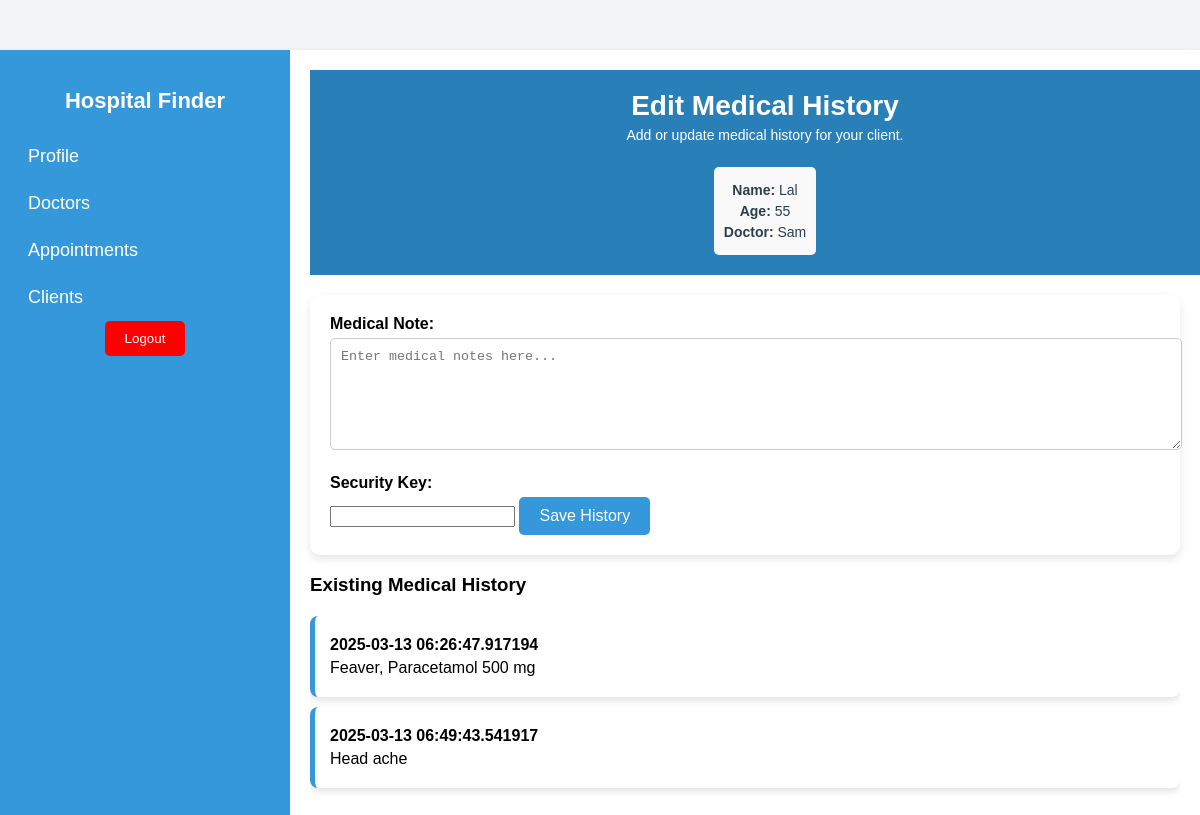
The app's page /hospital/appointments/edit_history/1 (signed in) with its own data.
### app/models.py (models this page shows, shortened)
class Client(db.Model):
    id = db.Column(db.Integer, primary_key=True)
    name = db.Column(db.String(100), nullable=False)
    age = db.Column(db.Integer, nullable=False)
    address = db.Column(db.String(250), nullable=False)
    user_id = db.Column(db.Integer, db.ForeignKey('user.id'), nullable=False)
    user = db.relationship('User', backref=db.backref('client_details', lazy=True))

class Doctor(db.Model):
    id = db.Column(db.Integer, primary_key=True)
    name = db.Column(db.String(100), nullable=False)
    specialty = db.Column(db.String(100), nullable=False)
    availability = db.Column(db.String(200), nullable=False)  # Availability in a JSON string or simple format
    security_key = db.Column(db.String(200), nullable=False)  # New field for security key
    hospital_id = db.Column(db.Integer, db.ForeignKey('hospital.id'), nullable=False)
    hospital = db.relationship('Hospital', backref=db.backref('doctors', lazy=True))

class MedicalHistory(db.Model):
    id = db.Column(db.Integer, primary_key=True)
    medical_note = db.Column(db.Text, nullable=False)
    timestamp = db.Column(db.DateTime, default=datetime.utcnow)
    client_id = db.Column(db.Integer, db.ForeignKey('user.id'), nullable=False)
    hospital_id = db.Column(db.Integer, db.ForeignKey('hospital.id'), nullable=False)
    doctor_id = db.Column(db.Integer, db.ForeignKey('doctor.id'), nullable=True)  # Track the doctor editing
    client = db.relationship('User', backref=db.backref('medical_histories', lazy=True))
    hospital = db.relationship('Hospital', backref=db.backref('medical_histories', lazy=True))
    doctor = db.relationship('Doctor', backref=db.backref('medical_histories', lazy=True))  # Track which doctor

### app/routes/hospital_routes.py (the view, shortened to what this page needs)
@bp.route('/appointments/edit_history/<int:appointment_id>', methods=['GET', 'POST'])
@login_required
def edit_medical_history_from_appointment(appointment_id):
    appointment = Appointment.query.get_or_404(appointment_id)
    client = appointment.client
    medical_history = MedicalHistory.query.filter_by(
        client_id=client.id,  # Only filter by client
    ).all()
    doctor = appointment.doctor
    return render_template(
        'hospital/edit-history.html',
        client={"name": client.client_info.name, "age": client.client_info.age},
        medical_history=medical_history,  # Pass medical history to template
        doctor=doctor,
        appointment=appointment
    )

### app/__init__.py (called while the page is built)
@login_manager.user_loader
def load_user(user_id):
    from app.models import User
    return User.query.get(int(user_id))  # Fixing the missing parentheses

### app/templates/hospital/edit-history.html (shortened to what this page needs)
<!DOCTYPE html>
<html lang="en">
<head>
</head>
<body>
    <div class="container">
        <div class="side-panel">
            <h2>Hospital Finder</h2>
            <a href="/hospital/dashboard">Profile</a>
            <a href="/hospital/doctors">Doctors</a>
            <a href="/hospital/appointments">Appointments</a>
            <a href="/hospital/clients">Clients</a>
            <div class="logout-btn" style="text-align: center;">
                <form action="/hospital/logout" method="post">
                    <button type="submit" style="background-color: rgb(255, 0, 0); color: rgb(255, 255, 255); padding: 10px 20px; border: none; border-radius: 5px; cursor: pointer;">
                        Logout
                    </button>
                </form>
            </div>
        </div>
        <div class="main-content">
            <div class="header">
                <h1>Edit Medical History</h1>
                <p>Add or update medical history for your client.</p>
                <div class="client-info">
                    <p><strong>Name:</strong> {{ client.name }}</p>
                    <p><strong>Age:</strong> {{ client.age }}</p>
                    <p><strong>Doctor:</strong> {{ doctor.name }}</p>
                </div>
            </div>
            <div class="form-container">
                <form method="POST" action="/hospital/appointments/edit_history/{{ appointment.id }}">
                    <label for="medical_note">Medical Note:</label>
                    <textarea id="medical_note" name="medical_note" rows="6" placeholder="Enter medical notes here..." required></textarea>
                    <label for="security_key">Security Key:</label>
                    <input type="password" id="security_key" name="security_key" required>
                    <button type="submit">Save History</button>
                </form>
            </div>
            <h3>Existing Medical History</h3>
            <div class="history-container">
                {% if medical_history %}
                    {% for history in medical_history %}
                        <div class="history-card">
                            <p><strong>{{ history.timestamp }}</strong></p>
                            <p>{{ history.medical_note }}</p>
                        </div>
                    {% endfor %}
                {% else %}
                    <p>No medical history available for this client.</p>
                {% endif %}
            </div>
        </div>
    </div>
</body>
</html>

### app/templates/hospital/edit-history.html (style rules this page uses)
body { font-family: Arial, sans-serif; background-color: #f3f4f6; margin: 0; padding: 0; display: flex; justify-content: center; align-items: flex-start; min-height: 100vh; }
.container { display: flex; width: 100%; max-width: 1200px; background: #fff; margin-top: 50px; box-shadow: 0 4px 10px rgba(0, 0, 0, 0.1); }
.side-panel { width: 250px; background-color: #3498db; color: white; padding: 20px; height: 100vh; display: flex; flex-direction: column; justify-content: flex-start; }
.side-panel h2 { text-align: center; font-size: 22px; }
.side-panel a { color: white; text-decoration: none; padding: 8px; margin: 5px 0; font-size: 18px; border-radius: 5px; transition: background-color 0.3s; }
.main-content { flex: 1; padding: 20px; overflow-y: auto; }
.header { background-color: #2980b9; color: white; padding: 20px; text-align: center; width: 100%; position: relative; }
.header h1 { font-size: 28px; margin: 0; }
.header p { font-size: 14px; margin-top: 5px; }
.form-container { margin-top: 20px; background-color: white; padding: 20px; border-radius: 10px; box-shadow: 0 4px 10px rgba(0, 0, 0, 0.1); }
.form-container label { display: block; margin-bottom: 5px; font-weight: bold; }
.form-container textarea { width: 100%; padding: 10px; margin-bottom: 20px; border-radius: 5px; border: 1px solid #ccc; resize: vertical; }
.form-container button { padding: 10px 20px; background-color: #3498db; color: white; border: none; border-radius: 5px; cursor: pointer; font-size: 16px; }
.client-info { margin-top: 10px; font-size: 16px; color: #2c3e50; background-color: #f9f9f9; padding: 10px; border-radius: 5px; display: inline-block; }
.client-info p { margin: 5px 0; }
.history-container { max-height: 400px; overflow-y: auto; margin-top: 20px; }
.history-card { background-color: #fff; padding: 15px; margin-bottom: 10px; border-radius: 8px; box-shadow: 0 4px 6px rgba(0, 0, 0, 0.1); border-left: 5px solid #3498db; }
.history-card p { margin: 5px 0; }

### records on screen
Client: name "Lal"
Doctor: name "Sam"
MedicalHistory: timestamp "2025-03-13 06:26:47.917194", medical_note "Feaver, Paracetamol 500 mg"
MedicalHistory: timestamp "2025-03-13 06:49:43.541917", medical_note "Head ache"

### other values on screen
{{ client.age }} "55"
